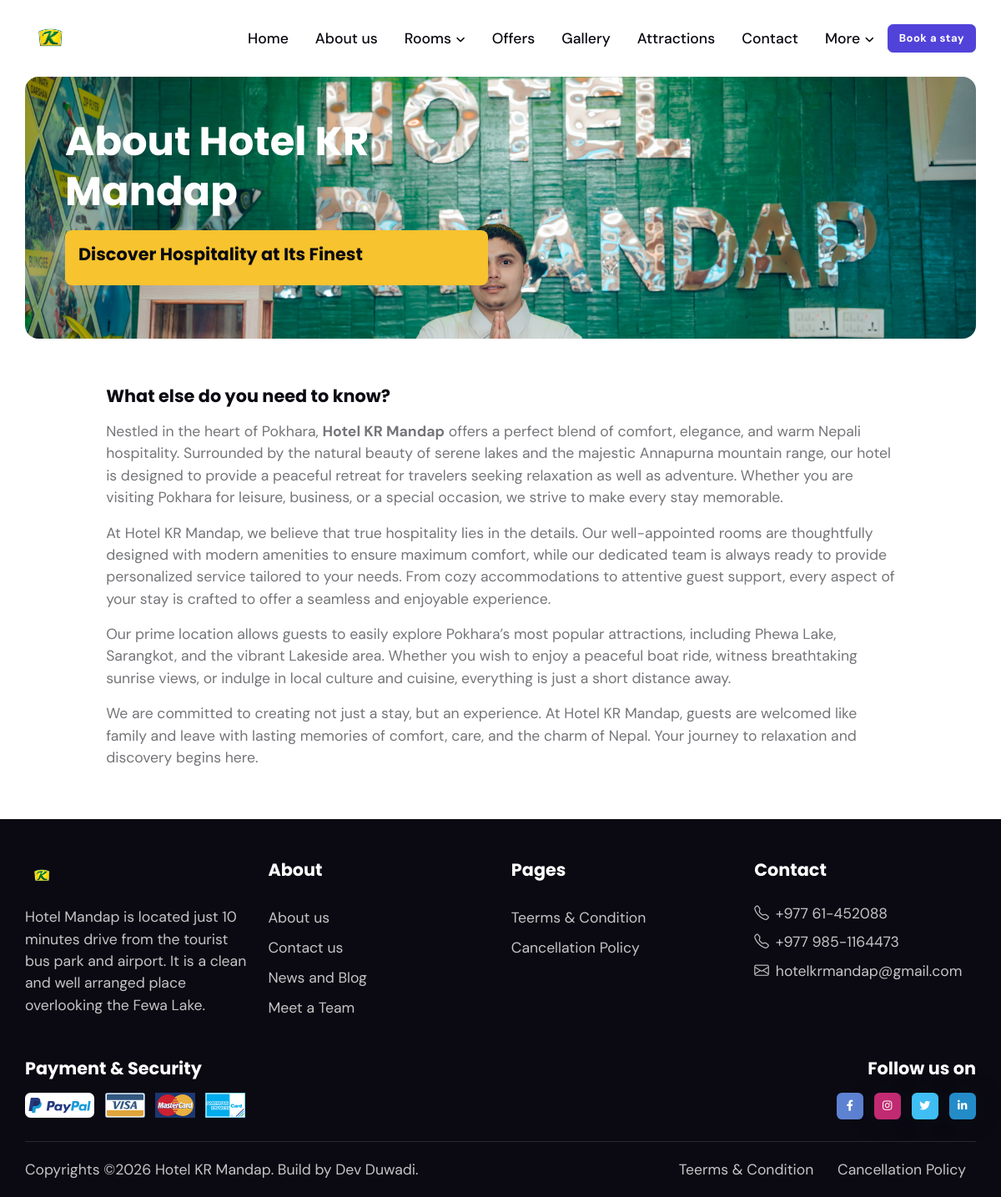
Page /about-us on the committed database.
### settings/models.py (models this page shows, shortened)
class Logo(models.Model):
    name = models.CharField(max_length=255)
    logo = models.ImageField(
        upload_to='images', default='', blank=True, null=True)
    created_at = models.DateTimeField(auto_now_add=True)
    updated_at = models.DateTimeField(auto_now=True)
    class Meta:
        verbose_name = 'Logo'
        verbose_name_plural = 'Logo'

class SiteInfo(models.Model):
    name = models.CharField(max_length=255, null=True, blank=True)
    phone = models.CharField(max_length=100, null=True, blank=True)
    mobile = models.CharField(max_length=100, null=True, blank=True)
    email = models.EmailField(max_length=100, null=True, blank=True)
    secondary_email = models.EmailField(max_length=255, null=True, blank=True)
    address = models.CharField(max_length=100)
    short_description = models.TextField(max_length=255, blank=True, null=True)
    created_at = models.DateTimeField(auto_now_add=True)
    updated_at = models.DateTimeField(auto_now=True)
    class Meta:
        verbose_name = 'Office Information'
        verbose_name_plural = 'Office Information'

### aboutus/models.py (models this page shows, shortened)
class About(models.Model):
    heading = models.CharField(max_length=255)
    sub_heading = models.CharField(max_length=255)
    featured_image = models.ImageField(
        upload_to='about', blank=True, null=True, default='')
    description = CKEditor5Field(config_name='extends')
    class Meta:
        verbose_name = 'About Us'
        verbose_name_plural = 'About Us'

### page/models.py (models this page shows, shortened)
class Page(models.Model):
    title = models.CharField(max_length=255)
    slug = models.SlugField(max_length=255, unique=True, null=True, blank=True)
    description = CKEditor5Field(config_name='extends')
    is_active = models.BooleanField(default=True)
    created_at = models.DateTimeField(auto_now_add=True)
    updated_at = models.DateTimeField(auto_now=True)
    class Meta:
        verbose_name = 'Page'
        verbose_name_plural = 'Pages'

### aboutus/views.py (the view)
# urls.py: path('about-us', about, name="about"),
def about(request):
    about = About.objects.first()
    context = {
        'about': about,
    }
    return render(request, 'about.html',context)

### core/context_processor.py (called while the page is built)
def default(request):
    favicon = Favicon.objects.first()
    logo = Logo.objects.first()
    site_info = SiteInfo.objects.first()
    social_links = SocialLinks.objects.first()
    attractions = Attraction.objects.all().order_by('ordering')
    pages=Page.objects.all()
    otas=OTA.objects.all()
    rooms=Room.objects.all()
    return {
        'favicon': favicon,
        'logo': logo,
        'site_info': site_info,
        'social_links': social_links,
        'pages': pages,
        'otas':otas,
        'attractions': attractions,
        'rooms': rooms,
    }

### templates/about.html
{% extends "base.html" %} {% load static %} {% block content %}
<main>
  <section class="py-0">
    <div class="container">
      <div
        class="rounded-3 p-4 p-sm-5"
        style="
          background-image: url({{ about.featured_image.url }});
          background-position: center center;
          background-repeat: no-repeat;
          background-size: cover;
        "
      >
        <div class="row">
          <div class="col-md-6">
            <h1 class="h2 text-white mb-3">{{ about.heading }}</h1>
            <div class="bg-warning rounded-2 p-3 mb-3">
              <h5 class="text-dark">{{ about.sub_heading }}</h5>
            </div>
          </div>
        </div>
      </div>
    </div>
  </section>
  <section>
    <div class="container">
      <div class="row g-4">
        <div class="col-md-10 mx-auto">
          <h5 class="mb-2">What else do you need to know?</h5>
          <p class="lead">
            {{ about.description | safe }}
          </p>
        </div>
      </div>
    </div>
  </section>
</main>
{% endblock content %}

### templates/base.html (shortened to what this page needs)
{% load static %}
<!doctype html>
<html lang="en">
  <head>
    <link
      rel="stylesheet"
      type="text/css"
      href="{% static 'assets/vendor/font-awesome/css/all.min.css' %}"
    />
    <link
      rel="stylesheet"
      type="text/css"
      href="{% static 'assets/vendor/bootstrap-icons/bootstrap-icons.css' %}"
    />
    <link
      rel="stylesheet"
      type="text/css"
      href="{% static 'assets/vendor/tiny-slider/tiny-slider.css' %}"
    />
    <link
      rel="stylesheet"
      type="text/css"
      href="{% static 'assets/vendor/glightbox/css/glightbox.css' %}"
    />
    <link
      rel="stylesheet"
      type="text/css"
      href="{% static 'assets/vendor/flatpickr/css/flatpickr.min.css' %}"
    />
    <link
      rel="stylesheet"
      type="text/css"
      href="{% static 'assets/vendor/choices/css/choices.min.css' %}"
    />
    <link
      rel="stylesheet"
      type="text/css"
      href="{% static 'assets/css/style.css' %}"
    />
  </head>
  <body>
    <header class="navbar-light py-3">
      <nav class="navbar navbar-expand-lg">
        <div class="container d-block">
          <div class="row align-items-center">
            <div class="col-2">
              <a class="navbar-brand" href="/">
                <img
                  class="light-mode-item navbar-brand-item d-inline h-40px h-md-60px"
                  src="{{ logo.logo.url }}"
                  alt="{{ logo.title }}"
                />
              </a>
            </div>
            <div class="col-10">
              <div class="d-sm-flex align-items-center justify-content-end">
                <div class="navbar-collapse collapse" id="navbarCollapse">
                  <ul class="navbar-nav navbar-nav-scroll ms-auto">
                    <li class="nav-item">
                      <a class="nav-link" href="/">Home</a>
                    </li>
                    <li class="nav-item">
                      <a class="nav-link" href="{% url 'about' %}">About us</a>
                    </li>
                    <li class="nav-item dropdown">
                      <a
                        class="nav-link dropdown-toggle"
                        href="{% url 'rooms' %}"
                        id="pagesFacilities"
                        data-bs-toggle="dropdown"
                        aria-haspopup="true"
                        aria-expanded="false"
                        >Rooms</a
                      >
                    </li>
                    <li class="nav-item">
                      <a class="nav-link" href="{% url 'offer' %}">Offers</a>
                    </li>
                    <li class="nav-item">
                      <a class="nav-link" href="{% url 'gallery'%}">Gallery</a>
                    </li>
                    <li class="nav-item">
                      <a class="nav-link" href="{% url 'attraction'%}"
                        >Attractions</a
                      >
                    </li>
                    <li class="nav-item">
                      <a class="nav-link" href="{% url 'contact' %}">Contact</a>
                    </li>
                    <li class="nav-item dropdown">
                      <a
                        class="nav-link dropdown-toggle"
                        href="#"
                        id="pagesFacilities"
                        data-bs-toggle="dropdown"
                        aria-haspopup="true"
                        aria-expanded="false"
                        >More</a
                      >
                    </li>
                  </ul>
                </div>
                <div class="d-flex align-items-center justify-content-end">
                  <div class="nav-item dropdown form-control-bg-light">
                    <a
                      class="btn btn-sm btn-primary mb-0"
                      href="#"
                      role="button"
                      data-bs-toggle="dropdown"
                      aria-expanded="false"
                      data-bs-auto-close="outside"
                    >
                      Book a stay
                    </a>
                  </div>
                </div>
              </div>
            </div>
          </div>
        </div>
      </nav>
    </header>
    {% block content %} {% endblock %}
    <footer class="bg-dark pt-5">
      <div class="container">
        <div class="row g-4">
          <div class="col-6 col-lg-3">
            <a href="index.html">
              <img
                class="h-40px"
                src="{{ logo.logo.url }}"
                alt="{{ logo.title }}"
              />
            </a>
            <p class="my-3 text-body-secondary">
              {{ site_info.short_description}}
            </p>
          </div>
          <div class="col-6 col-lg-3">
            <h5 class="text-white mb-2 mb-md-4">About</h5>
            <ul class="nav flex-column text-primary-hover">
              <li class="nav-item">
                <a class="nav-link text-body-secondary" href="#">About us</a>
              </li>
              <li class="nav-item">
                <a class="nav-link text-body-secondary" href="#">Contact us</a>
              </li>
              <li class="nav-item">
                <a class="nav-link text-body-secondary" href="#"
                  >News and Blog</a
                >
              </li>
              <li class="nav-item">
                <a class="nav-link text-body-secondary" href="#">Meet a Team</a>
              </li>
            </ul>
          </div>
          <div class="col-6 col-lg-3">
            <h5 class="text-white mb-2 mb-md-4">Pages</h5>
            <ul class="nav flex-column text-primary-hover">
              {% for page in pages %}
              <li class="nav-item">
                <a class="nav-link text-body-secondary" href="{% url 'page-detail' page.slug %}">{{ page.title }}</a>
              </li>
              {% endfor %}
            </ul>
          </div>
          <div class="col-6 col-lg-3">
            <h5 class="text-white mb-2 mb-md-4">Contact</h5>
            <ul class="nav flex-column text-primary-hover">
              <li class="nav-item">
                <p class="mb-2">
                  <a href="#" class="text-body-secondary text-primary-hover">
                    <i class="bi bi-telephone me-2"></i>{{ site_info.phone }}
                  </a>
                </p>
              </li>
              <li class="nav-item">
                <p class="mb-2">
                  <a href="#" class="text-body-secondary text-primary-hover">
                    <i class="bi bi-telephone me-2"></i>{{ site_info.mobile }}
                  </a>
                </p>
              </li>
              <li class="nav-item">
                <p class="mb-0">
                  <a href="#" class="text-body-secondary text-primary-hover">
                    <i class="bi bi-envelope me-2"></i>{{ site_info.email }}
                  </a>
                </p>
              </li>
            </ul>
          </div>
        </div>
        <div class="row g-4 justify-content-between mt-0 mt-md-2">
          <div class="col-sm-7 col-md-6 col-lg-4">
            <h5 class="text-white mb-2">Payment & Security</h5>
            <ul class="list-inline mb-0 mt-3">
              <li class="list-inline-item">
                <a href="#"
                  ><img
                    src="{% static 'assets/images/element/paypal.svg' %}"
                    class="h-30px"
                    alt=""
                /></a>
              </li>
              <li class="list-inline-item">
                <a href="#"
                  ><img
                    src="{% static 'assets/images/element/visa.svg' %}"
                    class="h-30px"
                    alt=""
                /></a>
              </li>
              <li class="list-inline-item">
                <a href="#"
                  ><img
                    src="{% static 'assets/images/element/mastercard.svg' %}"
                    class="h-30px"
                    alt=""
                /></a>
              </li>
              <li class="list-inline-item">
                <a href="#"
                  ><img
                    src="{% static 'assets/images/element/expresscard.svg' %}"
                    class="h-30px"
                    alt=""
                /></a>
              </li>
            </ul>
          </div>
          <div class="col-sm-5 col-md-6 col-lg-3 text-sm-end">
            <h5 class="text-white mb-2">Follow us on</h5>
            <ul class="list-inline mb-0 mt-3">
              <li class="list-inline-item">
                <a class="btn btn-sm px-2 bg-facebook mb-0" href="#"
                  ><i class="fab fa-fw fa-facebook-f"></i
                ></a>
              </li>
              <li class="list-inline-item">
                <a class="btn btn-sm shadow px-2 bg-instagram mb-0" href="#"
                  ><i class="fab fa-fw fa-instagram"></i
                ></a>
              </li>
              <li class="list-inline-item">
                <a class="btn btn-sm shadow px-2 bg-twitter mb-0" href="#"
                  ><i class="fab fa-fw fa-twitter"></i
                ></a>
              </li>
              <li class="list-inline-item">
                <a class="btn btn-sm shadow px-2 bg-linkedin mb-0" href="#"
                  ><i class="fab fa-fw fa-linkedin-in"></i
                ></a>
              </li>
            </ul>
          </div>
        </div>
        <hr class="mt-4 mb-0" />
        <div class="row">
          <div class="container">
            <div
              class="d-lg-flex justify-content-between align-items-center py-3 text-center text-lg-start"
            >
              <div class="text-body-secondary text-primary-hover">
                Copyrights ©{% now 'Y'%} Hotel KR Mandap. Build by
                <a href="#" class="text-body-secondary">Dev Duwadi</a>.
              </div>
              <div class="nav mt-2 mt-lg-0">
                <ul class="list-inline text-primary-hover mx-auto mb-0">
                  {% for page in pages %}
                  <li class="list-inline-item me-0">
                    <a
                      class="nav-link text-body-secondary py-1"
                      href="{% url 'page-detail' page.slug %}"
                      >{{ page.title }}</a
                    >
                  </li>
                  {% endfor %}
                </ul>
              </div>
            </div>
          </div>
        </div>
      </div>
    </footer>
  </body>
</html>

### rows in the picture
Logo: logo (picture)
About: featured_image (picture), heading "About Hotel KR Mandap", sub_heading "Discover Hospitality at Its Finest", description "Nestled in the heart of Pokhara, Hotel KR Mandap offers a perfect blend of comfort, elegance, and warm Nepali hospitality. Surrounded by the natural beauty of serene lakes and the majestic Annapurna mountain range, our hotel is designed to provide a peaceful retreat for travelers seeking relaxation as well as adventure. Whether you are visiting Pokhara for leisure, business, or a special occasion, we strive to make every stay memorable. At Hotel KR Mandap, we believe that true hospitality lies in the details. Our well-appointed rooms are thoughtfully designed with modern amenities to ensure maximum comfort, while our dedicated team is always ready to provide personalized service tailored to…"
SiteInfo: short_description "Hotel Mandap is located just 10 minutes drive from the tourist bus park and airport. It is a clean and well arranged place overlooking the Fewa Lake.", phone "+977 61-452088", mobile "+977 985-1164473", email "hotelkrmandap@gmail.com"
Page: title "Teerms & Condition"
Page: title "Cancellation Policy"
